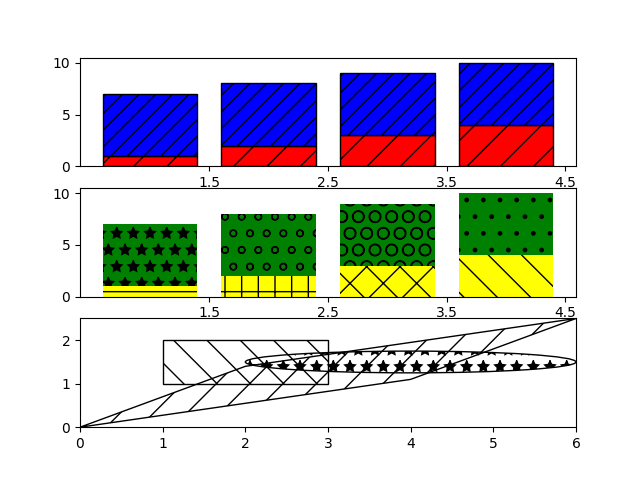

Write the Python code that produced this figure.
import matplotlib.pyplot as plt
from matplotlib.patches import Ellipse, Polygon

fig, (ax1, ax2, ax3) = plt.subplots(3)

ax1.bar(range(1, 5), range(1, 5), color='red', edgecolor='black', hatch="/")
ax1.bar(range(1, 5), [6] * 4, bottom=range(1, 5),
        color='blue', edgecolor='black', hatch='//')
ax1.set_xticks([1.5, 2.5, 3.5, 4.5])

bars = ax2.bar(range(1, 5), range(1, 5), color='yellow', ecolor='black') + \
    ax2.bar(range(1, 5), [6] * 4, bottom=range(1, 5),
            color='green', ecolor='black')
ax2.set_xticks([1.5, 2.5, 3.5, 4.5])

patterns = ('-', '+', 'x', '\\', '*', 'o', 'O', '.')
for bar, pattern in zip(bars, patterns):
    bar.set_hatch(pattern)

ax3.fill([1, 3, 3, 1], [1, 1, 2, 2], fill=False, hatch='\\')
ax3.add_patch(Ellipse((4, 1.5), 4, 0.5, fill=False, hatch='*'))
ax3.add_patch(Polygon([[0, 0], [4, 1.1], [6, 2.5], [2, 1.4]], closed=True,
                      fill=False, hatch='/'))
ax3.set_xlim((0, 6))
ax3.set_ylim((0, 2.5))

plt.show()
